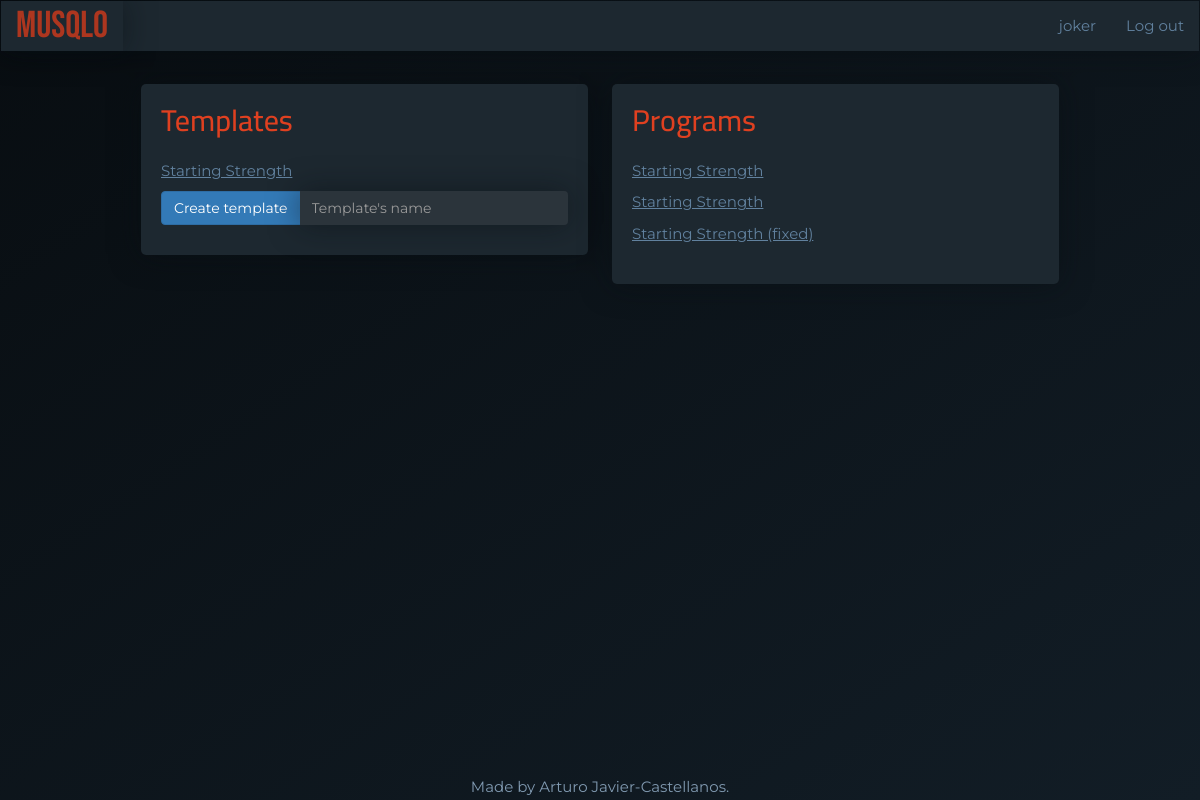
The page /dashboard (signed in) on the database as committed earlier.
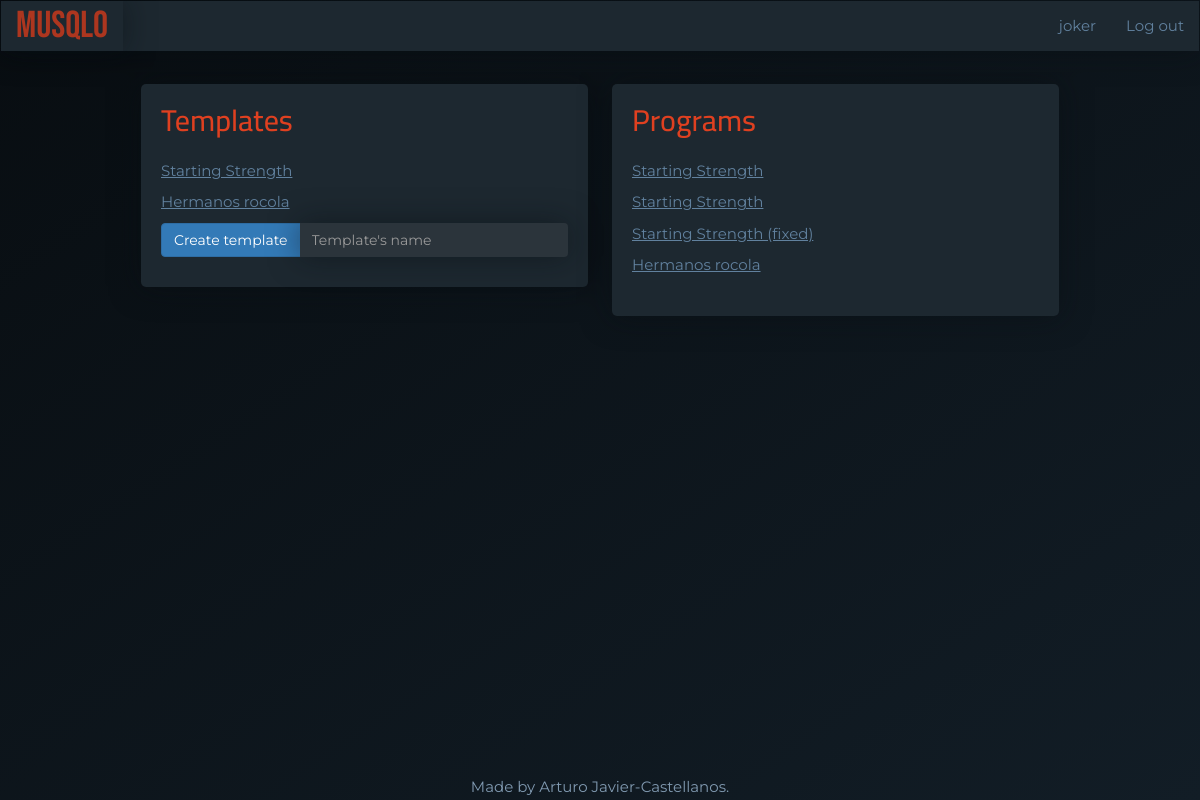
The same page on the database as committed later.
### main.py (models this page shows)
class User(UserMixin, db.Model):
    __tablename__ = "users"
    id = Column(Integer, primary_key=True)
    email = Column(String(100), unique=True)
    password = Column(String(100))
    name = Column(String(100))
    program_templates = relationship("ProgramTemplate", back_populates="user")
    programs = relationship("Program", back_populates="user")

class ProgramTemplate(db.Model):
    __tablename__ = "programTemplates"
    id = Column(Integer, primary_key=True)
    user_id = Column(Integer, ForeignKey("users.id"))
    user = relationship("User", back_populates="program_templates")
    name = Column(String(250), nullable=False)
    workout_templates = relationship("WorkoutTemplate", back_populates="parent_program_template")

class Program(db.Model):
    __tablename__ = "programs"
    id = Column(Integer, primary_key=True)
    user_id = Column(Integer, ForeignKey("users.id"))
    user = relationship("User", back_populates="programs")
    name = Column(String(200), nullable=False)
    weeks = Column(Integer, nullable=False)
    workouts = relationship("Workout", back_populates="parent_program")

### main.py (the view, shortened to what this page needs)
@app.route("/dashboard", methods=["GET", "POST"])
@login_required
def dashboard():
    all_templates = ProgramTemplate.query.filter(ProgramTemplate.user_id == current_user.id).all()
    all_programs = Program.query.filter(Program.user_id == current_user.id).all()
    new_program_form = NewProgramForm()
    return render_template("dashboard.html", templates=all_templates, programs=all_programs, form=new_program_form)

### forms.py
class NewProgramForm(FlaskForm):
    name = StringField("Template's name", validators=[DataRequired()])
    create = SubmitField("Create template")

### main.py (called while the page is built)
@login_manager.user_loader
def load_user(user_id):
    return User.query.get(int(user_id))

### templates/dashboard.html (shortened to what this page needs)
{% extends 'bootstrap/base.html' %}
{% block content %}
{% include "header.html" %}
    <div class="row">
        <div class="col-lg-6">
            <div class="card">
            <h2 class="card-title">Templates</h2>
            {% if templates: %}
                {% for template in templates: %}
                   <p><a href="{{ url_for('show_program_template', program_template_id=template.id) }}">{{ template.name }}</a></p>
                {% endfor %}
            {% else: %}
                <p>You have not added any templates yet.</p>
            {% endif %}
            <form action="" method="post" role="form">
                <div class="input-group">
                    <span class="input-group-btn">
                    {{ form.create(class_="btn btn-primary") }}
                    </span>
                    {{ form.name(class_="form-control", placeholder="Template's name") }}
                </div>
            </form>
            </div>
        </div>
        <div class="col-lg-6">
            <div class="card">
                <h2 class="card-title">Programs</h2>
                {% if programs: %}
                    {% for program in programs: %}
                       <p><a href="{{ url_for('show_program', program_id=program.id, week=1) }}">{{ program.name }}</a></p>
                    {% endfor %}
                {% else: %}
                    <p>You have not added any programs yet.</p>
                {% endif %}
            </div>
        </div>
        </div>
{% include "footer.html" %}
{% endblock %}

### templates/header.html (shortened to what this page needs)
<!DOCTYPE html>
<html lang="en">
<head>
    <link href="{{ url_for('static', filename='css/styles.css')}}" rel="stylesheet">
</head>
<body>
<div id="wrap">
<nav class="navbar navbar-inverted" role="navigation">
  <div class="navbar-header">
    <a class="navbar-brand" href="{{url_for('home')}}">MUSQLO</a>
  </div>
  <div class="collapse navbar-collapse" id="navbar-links">
  <ul class="nav navbar-nav navbar-right">
    {% if current_user.is_authenticated: %}
    <li><a href="{{url_for('user')}}">{{ current_user.name }}</a></li>
    <li><a href="{{url_for('logout')}}">Log out</a></li>
    {% else: %}
    <li><a href="{{ url_for('home',_anchor='login') }}">Log in</a></li>
    <li><a href="{{ url_for('register') }}">Register</a></li>
    {% endif %}
  </ul>
  </div>
</nav>
<div id="main">
<div class="container-fluid">

### templates/footer.html
</div>
</div>
</div>
<div class="text-center" id="footer">
	<p>Made by Arturo Javier-Castellanos.</p>
</div>
</body>
</html>

### static/css/styles.css (style rules this page uses)
body { font-family: 'Montserrat', sans-serif; font-size: 1.5rem; color: #819ab1; background: linear-gradient(to bottom right, #080d11, #121d26) fixed; }
p a { color: #61819e; text-decoration: underline; }
.container-fluid { padding: 1% 12%; }
.card { background-color: #1d2830; border-radius: 5px; box-shadow: 0px 0 30px rgba(8, 13, 17, 0.5); padding: 0 20px 30px; margin-bottom: 30px; }
.card-title { font-family: 'Cairo', sans-serif; font-size: 3rem; color: #df4020; padding: 20px 0 15px; margin: 0 0 8px 0; }
.col-lg-6 { padding: 0 12px; }
.navbar-collapse { font-family: 'Montserrat', sans-serif; background-color: #1d2830; box-shadow: 0px 0 30px rgba(8, 13, 17, 0.5); }
.navbar-collapse a { color: #61819e; }
.navbar-header { font-family: 'Montserrat', sans-serif; background-color: #1d2830; box-shadow: 0px 0 30px rgba(8, 13, 17, 0.5); }
.navbar-header a { color: #61819e; }
.navbar-inverted > .navbar-header > .navbar-brand { font-family: 'Bebas Neue', cursive; color: #ad361f; font-size: 2.5em; }
.form-control { color: #819ab1; background-color: #2b343b; border: 0; box-shadow: 0px 0 30px rgba(8, 13, 17, 0.5); }
html, body { height: 100%; }
#wrap { min-height: 100%; }
#main { overflow:auto; padding-bottom: 2%; }
#footer { position: relative; margin-top: -2%; height: 2%; clear:both; }

Rows that differ between the two databases and show on the page:
added ProgramTemplate: name "Hermanos rocola"
added Program: name "Hermanos rocola"
